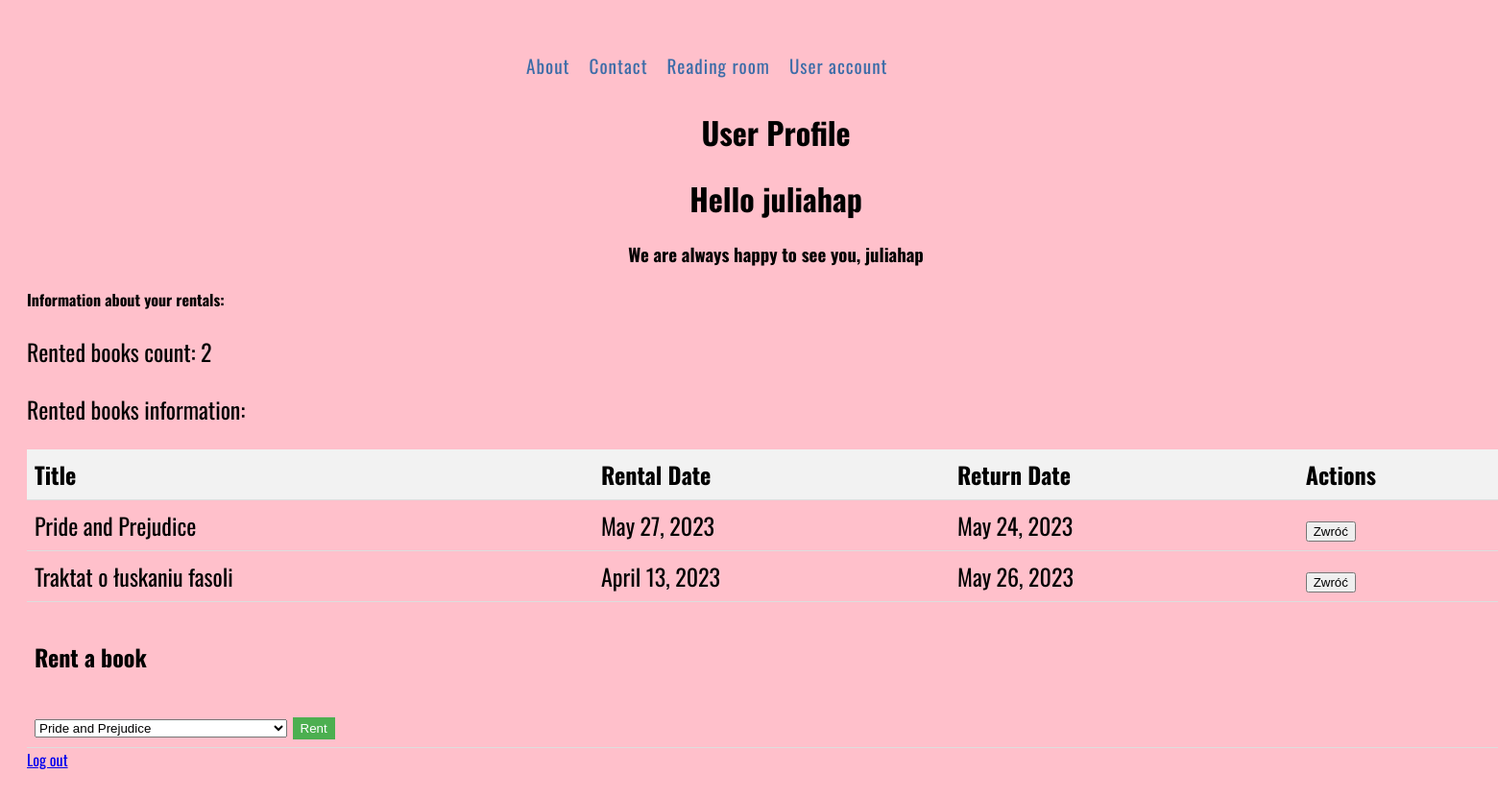
Page /user_profile/ (signed in) on the committed database.
### applikacja/models.py (models this page shows, shortened)
class Books(models.Model):
    GENRE_CHOICES = [
        ('biografy', 'biografie'),
        ('child', 'dla dzieci'),
        ('horror', 'horror'),
        ('reportage', 'literatura faktu'),
        ('common_literature', 'literatura obyczajowa'),
        ('foreign_belles_lettres', ' literatura piękna obca'),
        ('polish_belles_lettres', 'literatura piękna polska'),
        ('romans', 'romans'),
        ('poezja', 'poezja'),
    ]
    language_choices = [
        ('english', 'angielski'),
        ('polish', 'polski')
    ]
    author = models.CharField(max_length=100,blank=True)
    title = models.CharField(max_length=100,unique=True,blank=True)
    time_period_of_creation = models.IntegerField(max_length=4,blank=True,default=2000)
    language = models.CharField(max_length=40,blank=True,choices=language_choices)
    publication_year = models.IntegerField(max_length=4,blank=True,default=2000)
    publisher = models.CharField(max_length=40,blank=True)
    description=models.TextField(max_length=200,blank=True)
    genre=models.CharField(max_length=22,choices=GENRE_CHOICES,blank=True)

class RentalBook(models.Model):
    user = models.ForeignKey(User, on_delete=models.CASCADE)
    book = models.ForeignKey(Books, on_delete=models.CASCADE)
    date_rental = models.DateField()
    date_return = models.DateField(null=True, blank=True)

### applikacja/views.py (the view)
# urls.py: path('user_profile/', views.UserProfile.user_profile, name='user_profile'),
    @login_required
    def user_profile(request):
        user = request.user
        rental_books = RentalBook.objects.filter(user=user)
        rented_books_count = rental_books.count()
        rented_books_info = []
        wszystkie_ksiazki = Books.objects.all()
        for rental_book in rental_books:
            book = rental_book.book
            rental_info = {
                'book': book,
                'date_rental': rental_book.date_rental,
                'date_return': rental_book.date_return
            }
            rented_books_info.append(rental_info)
        context = {
            'user': user,
            'rented_books_count': rented_books_count,
            'rented_books_info': rented_books_info,
            'wszystkie_ksiazki': wszystkie_ksiazki,
        }
        return render(request, 'user_profile.html', context)

### templates/user_profile.html (shortened to what this page needs)
{% load static %}
<!DOCTYPE html>
<html>
<head>
    <link href="{% static 'userprofil.css' %}" rel="stylesheet">
</head>
<body>
    <nav style="transform:translateX(470px)">
                 <ul>
                <li class="dropdown">
                  <a href="{% url 'about_page'%}">About</a>
                </li>
                  <li class="dropdown">
                  <a href="{% url 'contact_page'%}">Contact</a>
                </li>
                  <li class="dropdown">
                  <a href="{% url 'reading_page'%}">Reading room</a>
                </li>
                  <li class="dropdown">
                  <a href="{% url 'login_page'%}">User account</a>
                </li>
            </ul>
    </nav>
    <div>
        <h1>User Profile</h1>
        <h1>Hello {{ user.username }}</h1>
        <h3>We are always happy to see you, {{ user.username }}</h3>
        <h4>Information about your rentals:</h4>
        <p>Rented books count: {{ rented_books_count }}</p>
        <p>Rented books information:</p>
        <table>
            <thead>
                <tr>
                    <th>Title</th>
                    <th>Rental Date</th>
                    <th>Return Date</th>
                    <th>Actions</th>
                </tr>
            </thead>
            <tbody>
            {% for rental_info in rented_books_info %}
            <tr>
                <td>{{ rental_info.book.title }}</td>
                <td>{{ rental_info.date_rental }}</td>
                <td>{{ rental_info.date_return }}</td>
                <td>
                    <form action="{% url 'return_book' %}" method="post">
                        <input type="submit" value="Zwróć">
                    </form>
                </td>
            </tr>
            {% endfor %}
                <tr>
                    <td colspan="4">
                        <h4>Rent a book</h4>
                        <form action="{% url 'rent_book' %}" method="POST">
                            <select name="nazwa">
                                {% for book in wszystkie_ksiazki %}
                                <option value="{{ book.id }}">{{ book.title }}</option>
                                {% endfor %}
                            </select>
                            <button type="submit">Rent</button>
                        </form>
                    </td>
                </tr>
            </tbody>
        </table>
                  <a href="{% url 'logout_page' %}">Log out</a>
    </div>
</body>
</html>

### static_files2/userprofil.css (style rules this page uses)
h1,h2,h3 { text-align:center; }
body { font-family: 'Oswald', sans-serif; background-color: #FFC0CB; padding: 20px; width: 100%; height: 100%; }
p, tr { font-size:1.5rem; }
body { background-color: #FFC0CB; background-repeat: no-repeat; background-position: center; background-position: 35vw 25vh; font-family: "Oswald"; }
nav ul { display: flex; list-style: none; }
nav li { position: relative; }
nav a { display: block; padding: 10px; text-decoration: none; color: #3C6CA8; font-size: 1.2rem; letter-spacing: 1px; }
.dropdown { position: relative; display: inline-block; }
table { width: 100%; border-collapse: collapse; }
th, td { padding: 8px; text-align: left; border-bottom: 1px solid #ddd; }
th { background-color: #f2f2f2; }
button { padding: 4px 8px; background-color: #4CAF50; color: white; border: none; cursor: pointer; }

### rows in the picture
Books: book "Pride and Prejudice", date_rental "May 27, 2023", date_return "May 24, 2023"
Books: book "Traktat o łuskaniu fasoli", date_rental "April 13, 2023", date_return "May 26, 2023"

### other values in the picture
{{ user.username }} "juliahap"
{{ rented_books_count }} "2"
form field nazwa "Pride and Prejudice"
